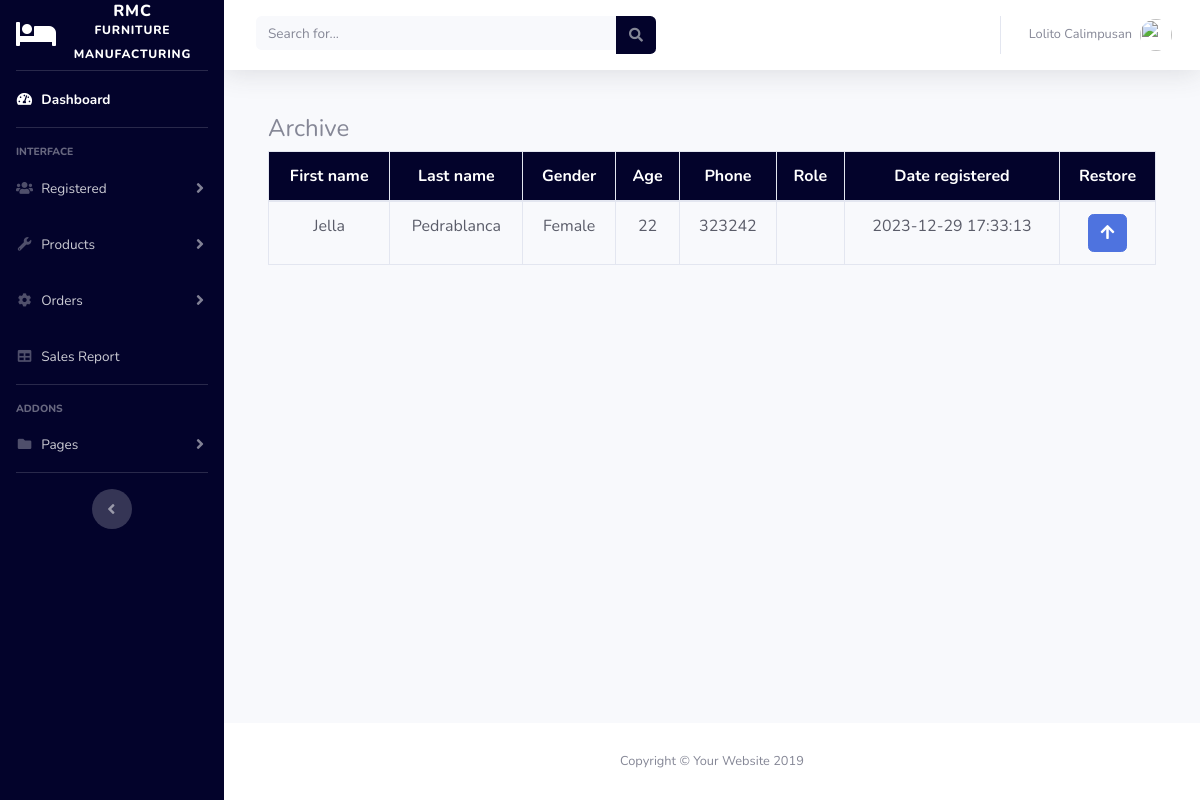
Page /admin/archive.php (signed in) on the committed database.
### tables this page shows
CREATE TABLE `register` (
  `id` int(11) NOT NULL,
  `fname` varchar(255) NOT NULL,
  `lname` varchar(255) NOT NULL,
  `age` varchar(20) NOT NULL,
  `gender` varchar(50) NOT NULL,
  `address` varchar(255) NOT NULL,
  `phone` varchar(30) NOT NULL,
  `image` varchar(255) NOT NULL,
  `email` varchar(255) NOT NULL,
  `password` varchar(255) NOT NULL,
  `otp` int(11) DEFAULT NULL,
  `role` varchar(20) DEFAULT NULL,
  `date_registered` datetime NOT NULL DEFAULT current_timestamp(),
  `status` varchar(100) NOT NULL
);

### admin/archive.php (the view, shortened to what this page needs)
<?php
include('includes/header.php');
include('includes/navbar.php');
?>
<div class="container-fluid">
    <div class="card-body">
      <h4>Archive</h4>
    <div class="table-responsive">
      <table class="table table-bordered text-dark text-center" id="dataTable" width="100%" cellspacing="0">
        <thead>
          <tr style="background-color: rgb(3, 3, 43); color: white;">
            <th>First name</th>
            <th>Last name</th>
            <th>Gender</th>
            <th>Age</th>
            <th>Phone</th>
            <th>Role</th>
            <th>Date registered</th>
            <th>Restore</th>
          </tr>
        </thead>
        <tbody>
          <?php
              require('../config.php');
              $stmt = $conn->prepare("SELECT * FROM register WHERE status = 'hide' ");
              $stmt->execute();
              $result = $stmt->get_result();
              $total = $result->num_rows;
              if($total > 0){
                $row = $result->fetch_assoc();
                 do{ ?>
                    <tr>
                      <td><?= $row['fname'];?></td>
                      <td><?= $row['lname'];?></td>
                      <td><?= $row['gender'];?></td>
                      <td><?= $row['age'];?></td>
                      <td><?= $row['phone'];?></td>
                      <td><?= $row['role'];?></td>
                      <td><?= $row['date_registered'];?></td>
                      <td>
                          <form action="code.php" method="post">
                            <button type="submit" name="restore" class="btn btn-primary"><i class="fa fa-arrow-up"></i></button>
                          </form>
                      </td>
                      </tr>
                      <?php } while($row = $result->fetch_assoc());
              }
              else{
                    echo ' <td colspan=8 class="bg-danger text-white">
                                <h5 class="text-center">Empty Records</h5>
                            </td>';
              }
          ?>
        </tbody>
      </table>
    </div>
  </div>
</div>
</div>
<?php
include('includes/footer.php');
?>

### admin/includes/navbar.php (shortened to what this page needs)
   <ul class="navbar-nav  sidebar sidebar-dark accordion" id="accordionSidebar" style=" background-color: rgb(3, 3, 43);">
<a class="sidebar-brand d-flex align-items-center justify-content-center" href="index.php">
  <div class="sidebar-brand-icon">
    <i class="fas fa-bed"></i>
  </div>
  <div class="sidebar-brand-text mx-3">RMC <sup>Furniture Manufacturing</sup></div>
</a>
<hr class="sidebar-divider my-0">
<li class="nav-item active">
  <a class="nav-link" href="index.php">
    <i class="fas fa-fw fa-tachometer-alt"></i>
    <span>Dashboard</span></a>
</li>
<hr class="sidebar-divider">
<div class="sidebar-heading">
  Interface
</div>
<li class="nav-item">
  <a class="nav-link collapsed" href="#" data-toggle="collapse" data-target="#collapseOne" aria-expanded="true" aria-controls="collapseOne">
    <i class="fas fa-users"></i>
    <span>Registered</span>
  </a>
</li>
<li class="nav-item">
  <a class="nav-link collapsed" href="#" data-toggle="collapse" data-target="#collapseUtilities" aria-expanded="true" aria-controls="collapseUtilities">
    <i class="fas fa-fw fa-wrench"></i>
    <span>Products</span>
  </a>
</li>
<li class="nav-item">
  <a class="nav-link collapsed" href="#" data-toggle="collapse" data-target="#collapseTwo" aria-expanded="true" aria-controls="collapseTwo">
    <i class="fas fa-fw fa-cog"></i>
    <span>Orders</span>
  </a>
</li>
<li class="nav-item">
  <a class="nav-link" href="sales_report.php">
    <i class="fas fa-fw fa-table"></i>
    <span>Sales Report</span></a>
</li>
<hr class="sidebar-divider">
<div class="sidebar-heading">
  Addons
</div>
<li class="nav-item">
  <a class="nav-link collapsed" href="#" data-toggle="collapse" data-target="#collapsePages" aria-expanded="true" aria-controls="collapsePages">
    <i class="fas fa-fw fa-folder"></i>
    <span>Pages</span>
  </a>
</li>
<hr class="sidebar-divider d-none d-md-block">
<div class="text-center d-none d-md-inline">
  <button class="rounded-circle border-0" id="sidebarToggle"></button>
</div>
</ul>
    <div id="content-wrapper" class="d-flex flex-column">
      <div id="content">
        <nav class="navbar navbar-expand navbar-light bg-white topbar mb-4 static-top shadow">
          <form class="d-none d-sm-inline-block form-inline mr-auto ml-md-3 my-2 my-md-0 mw-100 navbar-search">
            <div class="input-group">
              <input type="text" class="form-control bg-light border-0 small" placeholder="Search for..." aria-label="Search" aria-describedby="basic-addon2">
              <div class="input-group-append">
                <button class="btn" type="button" style=" background-color: rgb(3, 3, 43);">
                  <i class="fas fa-search fa-sm"></i>
                </button>
              </div>
            </div>
          </form>
          <ul class="navbar-nav ml-auto">
            <li class="nav-item dropdown no-arrow">
              <a class="nav-link dropdown-toggle" href="#" id="userDropdown" role="button" data-toggle="dropdown" aria-haspopup="true" aria-expanded="false">
                <span class="mr-2 d-none d-lg-inline text-gray-600 small">
               <?php
                 require('../config.php');
                 if(isset($_SESSION['Admin_id'])){
                     $id = $_SESSION['Admin_id'];
                     $stmt = $conn->prepare("SELECT * FROM register WHERE id = ?");
                     $stmt->bind_param("s", $id);
                     $stmt->execute();
                     $result = $stmt->get_result();
                     $total = $result->num_rows;
                     if($total > 0){
                         $row = $result->fetch_assoc();
                         echo $row['fname'] . " " . $row['lname'];?>
                </span>
                <img class="img-profile rounded-circle" src="https://source.unsplash.com/QAB-WJcbgJk/60x60">
              </a>
              <?php }
                 }?>
            </li>
          </ul>
        </nav>

### rows in the picture
register: fname "Lolito", lname "Calimpusan"
register: fname "Jella", lname "Pedrablanca", gender "Female", age "22", phone "323242", date_registered "2023-12-29 17:33:13"
